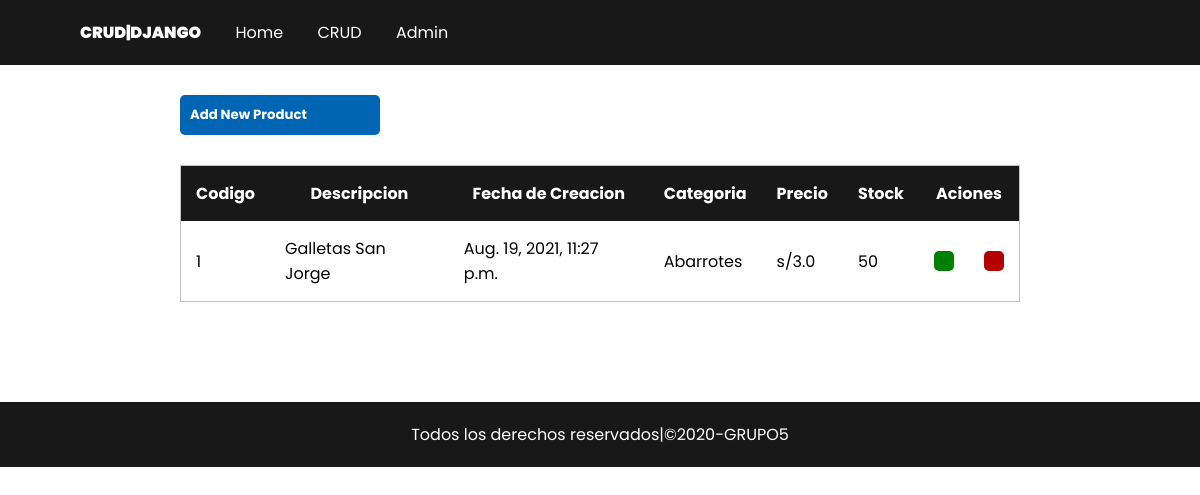
Page /crud on the earlier database version.
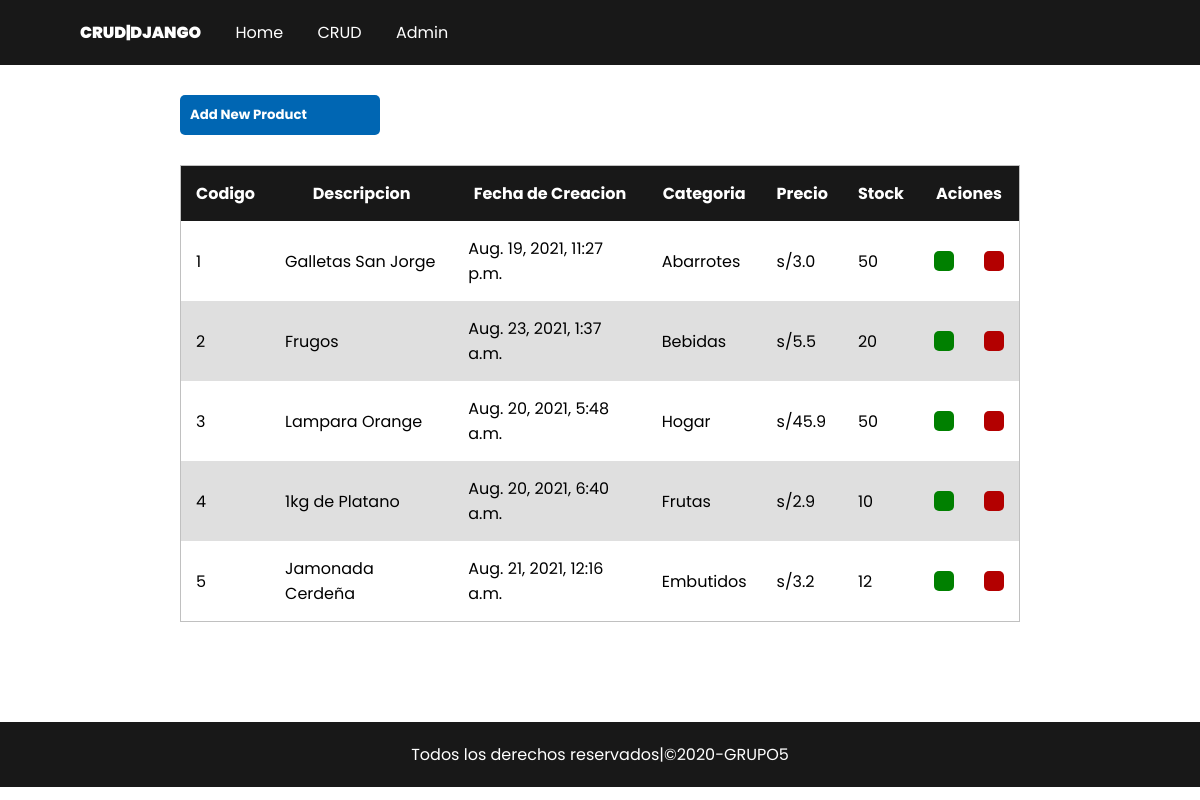
Same page on the later database version.
### Crud/models.py (models this page shows, shortened)
class Productos(models.Model):
    cod_product = models.IntegerField(primary_key=True)
    description = models.CharField(max_length=150)
    create = models.DateTimeField(auto_now_add=True)
    category = models.CharField(max_length=150)
    price= models.FloatField()
    stock = models.IntegerField()

### Crud/views.py (the view)
# urls.py: path('crud',Crud,name='crud'),
def Crud(e):
    productos = Productos.objects.all()
    context = {'productos':productos}
    return render(e,'crud.html',context)

### Templates/crud.html (shortened to what this page needs)
{% extends 'base.html' %}
{% load svg %}
{% block content %}
{% include 'includes/nav.html' %}
<main class="contenedor">
    <div style="width: 200px;">
    <a href="{% url 'app:create' %}" class="btn svg btn-primary btn-margin">{% svg 'add'%} <h5>Add New Product</h5></a>
    </div>
    <div>
        <table class="table">
            <thead class="table-dark ">
                <tr>
                    <th scope="row">Codigo</th>
                    <th scope="row">Descripcion</th>
                    <th scope="row">Fecha de Creacion</th>
                    <th scope="row">Categoria</th>
                    <th scope="row">Precio</th>
                    <th scope="row">Stock</th>
                    <th colspan="2" scope="row">Aciones</th>
                </tr>
            </thead>
            <tbody>
            {% for producto in productos %}
                <tr>
                    <td>{{producto.cod_product}}</td>
                    <td>{{producto.description}}</td>
                    <td>{{producto.create}}</td>
                    <td>{{producto.category}}</td>
                    <td>s/{{producto.price}}</td>
                    <td>{{producto.stock}}</td>
                    <td style="width: 30px;">
                        <a href="{% url 'app:update' producto.cod_product%}" class="btn btn-success svg">{% svg 'update'%}</a>
                    </td>
                    <td style="width: 30px;">
                        <a href="{% url 'app:delete' producto.cod_product%}" class="btn btn-danger svg">{% svg 'delete'%}</a>
                    </td>
                </tr>
            {% endfor %}
            </tbody>
        </table>
    </div>
</main>
{% endblock %}

### Templates/base.html (shortened to what this page needs)
{% load static %}
<!DOCTYPE html>
<html lang="en">
<head>
    <link rel="stylesheet" href="{% static 'css/estilos.css' %}" type="text/css">
    <link rel="stylesheet" href="{% static 'css/index.css' %}" type="text/css">
</head>
<body>
    {% block content %}
    {% endblock content %}
    <footer>
        <p>Todos los derechos reservados|&copy;2020-GRUPO5</p>
    </footer>
</body>
</html>

### Templates/includes/nav.html
<nav class="navbar">
    <div class="">
          <a class="nav-link home" aria-current="page" href="{% url 'app:index' %}">CRUD|DJANGO</a>
          <a class="nav-link" aria-current="page" href="{% url 'app:index' %}">Home</a>
          <a class="nav-link" href="{% url 'app:crud' %}">CRUD</a>
          <a class="nav-link" href="http://localhost:8000/admin/">Admin</a>
    </div>
</nav>

### Crud/static/css/estilos.css (style rules this page uses)
* { margin: 0; padding: 0; font-family: 'Poppins', sans-serif; }
.contenedor { width: 70%; margin-left: 15%; }
.navbar { width: 100%; margin: 0; padding: 20px 0; background-color: rgb(24, 24, 24); }
.nav-link { color: white; text-decoration: none; margin-left: 30px ; }
.home { margin-left: 80px; font-weight: 900; }
.table { width: 100%; border: 1px solid silver; border-collapse: collapse; margin-bottom: 100px ; }
.table td { padding: 15px; text-align: left; }
.table th { padding: 15px; text-align: center; }
.table tr:nth-child(even) { background-color: #dfdfdf; }
.table th { color: white; background-color: rgb(24, 24, 24); }
.btn { text-decoration: none; padding: 10px 10px; text-align:center; border-radius: 5px; display: inline-block; }
.btn-primary { background-color: #0066b3; color: white; }
.btn-success { background-color: green; color: white; }
.btn-danger { background-color: #b30000; color: white; }
.btn-margin { margin: 30px 0; }
.svg { display: flex; align-items: center; gap: 1em; }
footer { background-color: rgb(24, 24, 24); color: white; padding: 20px 0; text-align: center; }

### Crud/static/css/Index.css (style rules this page uses)
* { margin: 0%; padding: 0%; box-sizing: border-box; font-family: 'Poppins', sans-serif; }

Differences in the rows shown:
added Productos: cod_product "2", description "Frugos", create "Aug. 23, 2021, 1:37 a.m.", category "Bebidas", price "5.5", stock "20"
added Productos: cod_product "3", description "Lampara Orange", create "Aug. 20, 2021, 5:48 a.m.", category "Hogar", price "45.9", stock "50"
added Productos: cod_product "4", description "1kg de Platano", create "Aug. 20, 2021, 6:40 a.m.", category "Frutas", price "2.9", stock "10"
added Productos: cod_product "5", description "Jamonada Cerdeña", create "Aug. 21, 2021, 12:16 a.m.", category "Embutidos", price "3.2", stock "12"
